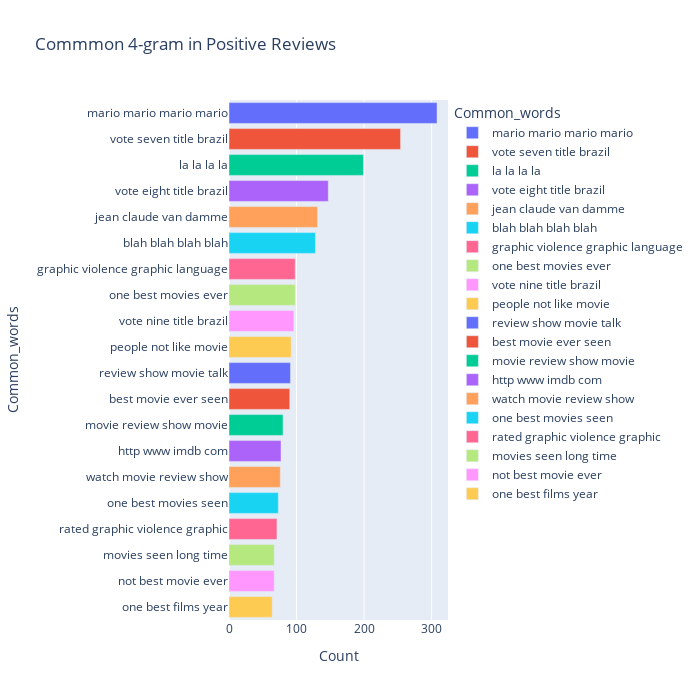

The notebook cell this image was saved under:
### Code cell
#top 20 4-grams in positive reviews
most_common_uni = get_top_text_ngrams(df.Reviews_clean[df['Ratings']>=7],20,4)
most_common_uni = dict(most_common_uni)
temp = pd.DataFrame(columns = ["Common_words" , 'Count'])
temp["Common_words"] = list(most_common_uni.keys())
temp["Count"] = list(most_common_uni.values())
fig = px.bar(temp, x="Count", y="Common_words", title='Commmon 4-gram in Positive Reviews', orientation='h', 
             width=700, height=700,color='Common_words')
fig.show()

### Figure 1 — Plotly figure (JSON) as saved in the notebook; plotly's stock layout.template omitted (floating-point values rounded to 4 significant figures)
{"data": [{"alignmentgroup": "True", "hovertemplate": "Common_words=%{y}<br>Count=%{x}<extra></extra>", "legendgroup": "mario mario mario mario", "marker": {"color": "#636efa", "pattern": {"shape": ""}}, "name": "mario mario mario mario", "offsetgroup": "mario mario mario mario", "orientation": "h", "showlegend": true, "textposition": "auto", "type": "bar", "x": [308], "xaxis": "x", "y": ["mario mario mario mario"], "yaxis": "y"}, {"alignmentgroup": "True", "hovertemplate": "Common_words=%{y}<br>Count=%{x}<extra></extra>", "legendgroup": "vote seven title brazil", "marker": {"color": "#EF553B", "pattern": {"shape": ""}}, "name": "vote seven title brazil", "offsetgroup": "vote seven title brazil", "orientation": "h", "showlegend": true, "textposition": "auto", "type": "bar", "x": [254], "xaxis": "x", "y": ["vote seven title brazil"], "yaxis": "y"}, {"alignmentgroup": "True", "hovertemplate": "Common_words=%{y}<br>Count=%{x}<extra></extra>", "legendgroup": "la la la la", "marker": {"color": "#00cc96", "pattern": {"shape": ""}}, "name": "la la la la", "offsetgroup": "la la la la", "orientation": "h", "showlegend": true, "textposition": "auto", "type": "bar", "x": [199], "xaxis": "x", "y": ["la la la la"], "yaxis": "y"}, {"alignmentgroup": "True", "hovertemplate": "Common_words=%{y}<br>Count=%{x}<extra></extra>", "legendgroup": "vote eight title brazil", "marker": {"color": "#ab63fa", "pattern": {"shape": ""}}, "name": "vote eight title brazil", "offsetgroup": "vote eight title brazil", "orientation": "h", "showlegend": true, "textposition": "auto", "type": "bar", "x": [147], "xaxis": "x", "y": ["vote eight title brazil"], "yaxis": "y"}, {"alignmentgroup": "True", "hovertemplate": "Common_words=%{y}<br>Count=%{x}<extra></extra>", "legendgroup": "jean claude van damme", "marker": {"color": "#FFA15A", "pattern": {"shape": ""}}, "name": "jean claude van damme", "offsetgroup": "jean claude van damme", "orientation": "h", "showlegend": true, "textposition": "auto", "type": "bar", "x": [131], "xaxis": "x", "y": ["jean claude van damme"], "yaxis": "y"}, {"alignmentgroup": "True", "hovertemplate": "Common_words=%{y}<br>Count=%{x}<extra></extra>", "legendgroup": "blah blah blah blah", "marker": {"color": "#19d3f3", "pattern": {"shape": ""}}, "name": "blah blah blah blah", "offsetgroup": "blah blah blah blah", "orientation": "h", "showlegend": true, "textposition": "auto", "type": "bar", "x": [128], "xaxis": "x", "y": ["blah blah blah blah"], "yaxis": "y"}, {"alignmentgroup": "True", "hovertemplate": "Common_words=%{y}<br>Count=%{x}<extra></extra>", "legendgroup": "graphic violence graphic language", "marker": {"color": "#FF6692", "pattern": {"shape": ""}}, "name": "graphic violence graphic language", "offsetgroup": "graphic violence graphic language", "orientation": "h", "showlegend": true, "textposition": "auto", "type": "bar", "x": [98], "xaxis": "x", "y": ["graphic violence graphic language"], "yaxis": "y"}, {"alignmentgroup": "True", "hovertemplate": "Common_words=%{y}<br>Count=%{x}<extra></extra>", "legendgroup": "one best movies ever", "marker": {"color": "#B6E880", "pattern": {"shape": ""}}, "name": "one best movies ever", "offsetgroup": "one best movies ever", "orientation": "h", "showlegend": true, "textposition": "auto", "type": "bar", "x": [98], "xaxis": "x", "y": ["one best movies ever"], "yaxis": "y"}, {"alignmentgroup": "True", "hovertemplate": "Common_words=%{y}<br>Count=%{x}<extra></extra>", "legendgroup": "vote nine title brazil", "marker": {"color": "#FF97FF", "pattern": {"shape": ""}}, "name": "vote nine title brazil", "offsetgroup": "vote nine title brazil", "orientation": "h", "showlegend": true, "textposition": "auto", "type": "bar", "x": [96], "xaxis": "x", "y": ["vote nine title brazil"], "yaxis": "y"}, {"alignmentgroup": "True", "hovertemplate": "Common_words=%{y}<br>Count=%{x}<extra></extra>", "legendgroup": "people not like movie", "marker": {"color": "#FECB52", "pattern": {"shape": ""}}, "name": "people not like movie", "offsetgroup": "people not like movie", "orientation": "h", "showlegend": true, "textposition": "auto", "type": "bar", "x": [92], "xaxis": "x", "y": ["people not like movie"], "yaxis": "y"}, {"alignmentgroup": "True", "hovertemplate": "Common_words=%{y}<br>Count=%{x}<extra></extra>", "legendgroup": "review show movie talk", "marker": {"color": "#636efa", "pattern": {"shape": ""}}, "name": "review show movie talk", "offsetgroup": "review show movie talk", "orientation": "h", "showlegend": true, "textposition": "auto", "type": "bar", "x": [91], "xaxis": "x", "y": ["review show movie talk"], "yaxis": "y"}, {"alignmentgroup": "True", "hovertemplate": "Common_words=%{y}<br>Count=%{x}<extra></extra>", "legendgroup": "best movie ever seen", "marker": {"color": "#EF553B", "pattern": {"shape": ""}}, "name": "best movie ever seen", "offsetgroup": "best movie ever seen", "orientation": "h", "showlegend": true, "textposition": "auto", "type": "bar", "x": [90], "xaxis": "x", "y": ["best movie ever seen"], "yaxis": "y"}, {"alignmentgroup": "True", "hovertemplate": "Common_words=%{y}<br>Count=%{x}<extra></extra>", "legendgroup": "movie review show movie", "marker": {"color": "#00cc96", "pattern": {"shape": ""}}, "name": "movie review show movie", "offsetgroup": "movie review show movie", "orientation": "h", "showlegend": true, "textposition": "auto", "type": "bar", "x": [80], "xaxis": "x", "y": ["movie review show movie"], "yaxis": "y"}, {"alignmentgroup": "True", "hovertemplate": "Common_words=%{y}<br>Count=%{x}<extra></extra>", "legendgroup": "http www imdb com", "marker": {"color": "#ab63fa", "pattern": {"shape": ""}}, "name": "http www imdb com", "offsetgroup": "http www imdb com", "orientation": "h", "showlegend": true, "textposition": "auto", "type": "bar", "x": [77], "xaxis": "x", "y": ["http www imdb com"], "yaxis": "y"}, {"alignmentgroup": "True", "hovertemplate": "Common_words=%{y}<br>Count=%{x}<extra></extra>", "legendgroup": "watch movie review show", "marker": {"color": "#FFA15A", "pattern": {"shape": ""}}, "name": "watch movie review show", "offsetgroup": "watch movie review show", "orientation": "h", "showlegend": true, "textposition": "auto", "type": "bar", "x": [76], "xaxis": "x", "y": ["watch movie review show"], "yaxis": "y"}, {"alignmentgroup": "True", "hovertemplate": "Common_words=%{y}<br>Count=%{x}<extra></extra>", "legendgroup": "one best movies seen", "marker": {"color": "#19d3f3", "pattern": {"shape": ""}}, "name": "one best movies seen", "offsetgroup": "one best movies seen", "orientation": "h", "showlegend": true, "textposition": "auto", "type": "bar", "x": [73], "xaxis": "x", "y": ["one best movies seen"], "yaxis": "y"}, {"alignmentgroup": "True", "hovertemplate": "Common_words=%{y}<br>Count=%{x}<extra></extra>", "legendgroup": "rated graphic violence graphic", "marker": {"color": "#FF6692", "pattern": {"shape": ""}}, "name": "rated graphic violence graphic", "offsetgroup": "rated graphic violence graphic", "orientation": "h", "showlegend": true, "textposition": "auto", "type": "bar", "x": [71], "xaxis": "x", "y": ["rated graphic violence graphic"], "yaxis": "y"}, {"alignmentgroup": "True", "hovertemplate": "Common_words=%{y}<br>Count=%{x}<extra></extra>", "legendgroup": "movies seen long time", "marker": {"color": "#B6E880", "pattern": {"shape": ""}}, "name": "movies seen long time", "offsetgroup": "movies seen long time", "orientation": "h", "showlegend": true, "textposition": "auto", "type": "bar", "x": [67], "xaxis": "x", "y": ["movies seen long time"], "yaxis": "y"}, {"alignmentgroup": "True", "hovertemplate": "Common_words=%{y}<br>Count=%{x}<extra></extra>", "legendgroup": "not best movie ever", "marker": {"color": "#FF97FF", "pattern": {"shape": ""}}, "name": "not best movie ever", "offsetgroup": "not best movie ever", "orientation": "h", "showlegend": true, "textposition": "auto", "type": "bar", "x": [67], "xaxis": "x", "y": ["not best movie ever"], "yaxis": "y"}, {"alignmentgroup": "True", "hovertemplate": "Common_words=%{y}<br>Count=%{x}<extra></extra>", "legendgroup": "one best films year", "marker": {"color": "#FECB52", "pattern": {"shape": ""}}, "name": "one best films year", "offsetgroup": "one best films year", "orientation": "h", "showlegend": true, "textposition": "auto", "type": "bar", "x": [64], "xaxis": "x", "y": ["one best films year"], "yaxis": "y"}], "layout": {"barmode": "relative", "height": 700, "legend": {"title": {"text": "Common_words"}, "tracegroupgap": 0}, "title": {"text": "Commmon 4-gram in Positive Reviews"}, "width": 700, "xaxis": {"anchor": "y", "autorange": true, "domain": [0, 1], "range": [0, 324.2], "title": {"text": "Count"}, "type": "linear"}, "yaxis": {"anchor": "x", "autorange": true, "categoryarray": ["one best films year", "not best movie ever", "movies seen long time", "rated graphic violence graphic", "one best movies seen", "watch movie review show", "http www imdb com", "movie review show movie", "best movie ever seen", "review show movie talk", "people not like movie", "vote nine title brazil", "one best movies ever", "graphic violence graphic language", "blah blah blah blah", "jean claude van damme", "vote eight title brazil", "la la la la", "vote seven title brazil", "mario mario mario mario"], "categoryorder": "array", "domain": [0, 1], "range": [-0.5, 19.5], "title": {"text": "Common_words"}, "type": "category"}}}
